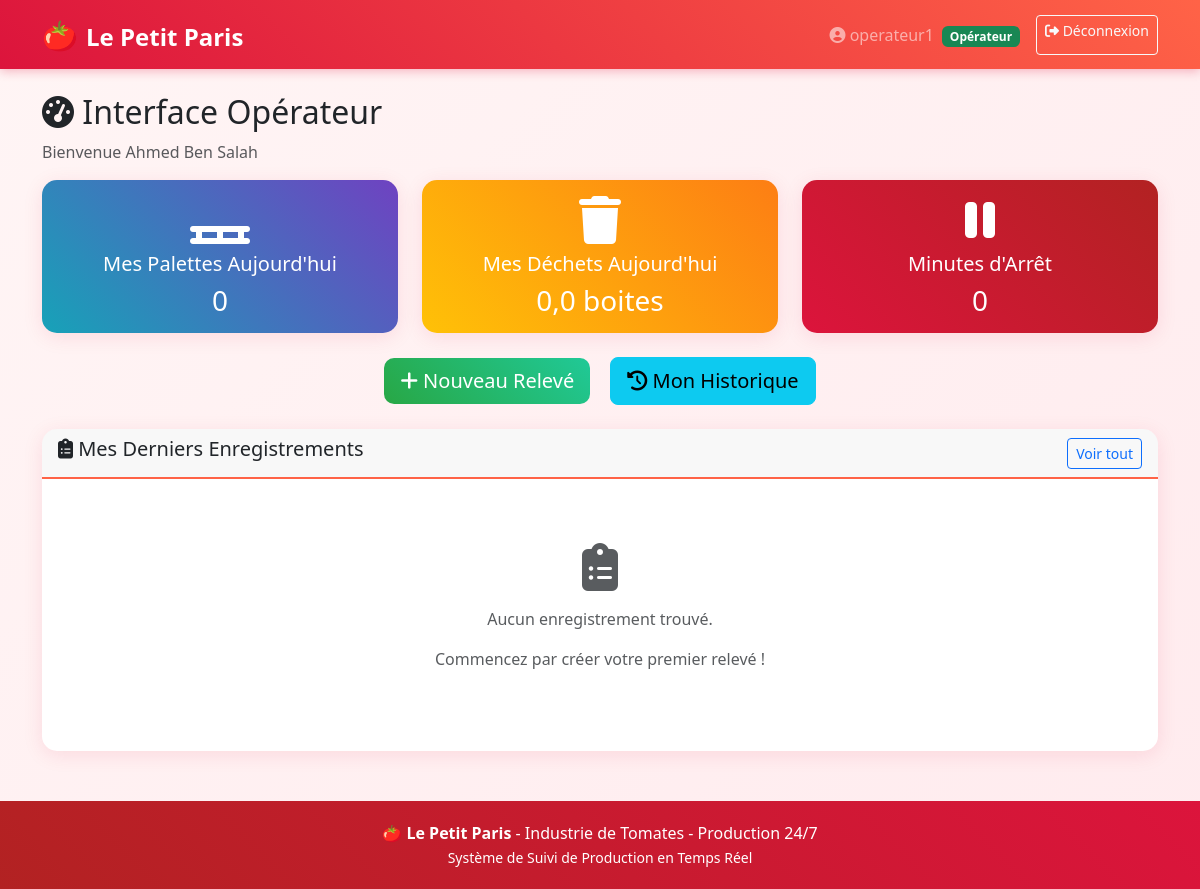
Page /production/dashboard/ (signed in) on the earlier database version.
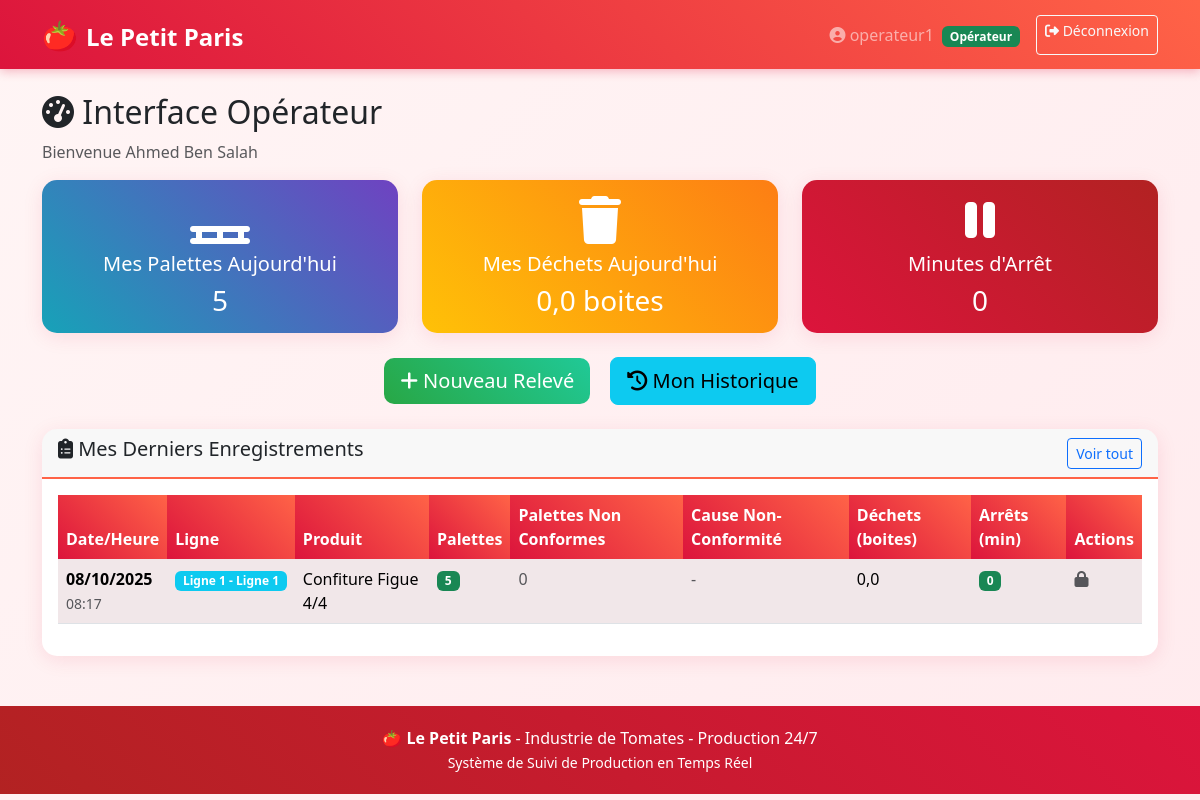
Same page on the later database version.
### production/models.py (models this page shows, shortened)
class ProductionRecord(models.Model):
    STATUT_PALETTE_NC_CHOICES = [
        ('en_attente', 'En attente de traitement'),
        ('traitee', 'Traitée - Toutes conformes'),
        ('partiel', 'Traitement partiel'),
        ('rejetee', 'Confirmées non conformes'),
        ('conforme', 'Toutes conformes dès le départ'),
    ]
    date_heure = models.DateTimeField(
        default=timezone.now,
        verbose_name="Date et heure",
        help_text="Date et heure de l'enregistrement"
    )
    ligne_production = models.ForeignKey(
        LigneProduction,
        on_delete=models.CASCADE,
        verbose_name="Ligne de Production"
    )
    produit = models.ForeignKey(
        Produit,
        on_delete=models.CASCADE,
        verbose_name="Produit"
    )
    equipe = models.ForeignKey(
        Equipe,
        on_delete=models.CASCADE,
        verbose_name="Équipe"
    )
    operateur = models.ForeignKey(
        User,
        on_delete=models.CASCADE,
        verbose_name="Opérateur"
    )
    palettes_produites = models.PositiveIntegerField(
        default=0,
        verbose_name="Palettes Produites",
        help_text="Nombre total de palettes produites"
    )
    palettes_non_conformes = models.PositiveIntegerField(
        default=0,
        verbose_name="Palettes Non Conformes",
        help_text="Nombre de palettes identifiées comme non conformes"
    )
    boites_produites = models.PositiveIntegerField(
        default=0,
        verbose_name="Boîtes Produites",
        help_text="Nombre total de boîtes produites"
    )
    dechets_boites = models.PositiveIntegerField(
        default=0,
        verbose_name="Déchets Boîtes",
        help_text="Nombre de boîtes mises au rebut (incluant traitements NC)"
    )
    cause_non_conformite = models.TextField(
        blank=True,
        null=True,
        verbose_name="Cause des Non-Conformités",
        help_text="Détaillez les raisons des palettes non conformes"
    )
    statut_palette_nc = models.CharField(
        max_length=20,
        choices=STATUT_PALETTE_NC_CHOICES,
        default='en_attente',
        verbose_name="Statut palettes NC",
        help_text="Statut du traitement des palettes non conformes"
    )
    date_controle_nc = models.DateTimeField(
        null=True,
        blank=True,
        verbose_name="Date du contrôle NC",
        help_text="Date à laquelle le contrôle NC a été effectué"
    )
    commentaire_controle_nc = models.TextField(
        blank=True,
        null=True,
        verbose_name="Commentaire contrôle NC",
        help_text="Détails du traitement des palettes non conformes"
    )
    fardeaux_recuperes = models.PositiveIntegerField(
        default=0,
        verbose_name="Fardeaux récupérés",
        help_text="Nombre de fardeaux récupérés lors du traitement NC"
    )
    duree_arret_minutes = models.PositiveIntegerField(
        default=0,
        verbose_name="Durée d'Arrêt (minutes)",
        help_text="Durée totale des arrêts en minutes"
    )
    cause_arret = models.TextField(
        blank=True,
        null=True,
        verbose_name="Cause de l'Arrêt",
        help_text="Description de la cause des arrêts"
    )
    is_active = models.BooleanField(default=True, verbose_name="Enregistrement actif")
    commentaires = models.TextField(
        blank=True,
        null=True,
        verbose_name="Commentaires généraux"
    )
    date_creation = models.DateTimeField(auto_now_add=True)
    date_modification = models.DateTimeField(auto_now=True)
    class Meta:
        verbose_name = "Enregistrement de Production"
        verbose_name_plural = "Enregistrements de Production"
        ordering = ['-date_heure']
        indexes = [
            models.Index(fields=['-date_heure']),
            models.Index(fields=['ligne_production', '-date_heure']),
            models.Index(fields=['operateur', '-date_heure']),
            models.Index(fields=['statut_palette_nc']),
        ]

class LigneProduction(models.Model):
    nom = models.CharField(max_length=100, verbose_name="Nom de la ligne")
    numero = models.IntegerField(unique=True, verbose_name="Numéro de ligne")
    description = models.TextField(blank=True, null=True, verbose_name="Description")
    capacite_theorique = models.PositiveIntegerField(
        default=0,
        verbose_name="Capacité théorique (palettes/h)",
        help_text="Capacité de production théorique par heure"
    )
    is_active = models.BooleanField(default=True, verbose_name="Ligne active")
    date_creation = models.DateTimeField(auto_now_add=True)
    date_modification = models.DateTimeField(auto_now=True)
    class Meta:
        verbose_name = "Ligne de Production"
        verbose_name_plural = "Lignes de Production"
        ordering = ['numero']
    def __str__(self):
        return f"Ligne {self.numero} - {self.nom}"

class Produit(models.Model):
    nom = models.CharField(max_length=100, unique=True, verbose_name="Nom du produit")
    description = models.TextField(blank=True, null=True, verbose_name="Description")
    code_produit = models.CharField(
        max_length=50,
        unique=True,
        blank=True,
        null=True,
        verbose_name="Code produit"
    )
    is_active = models.BooleanField(default=True, verbose_name="Produit actif")
    date_creation = models.DateTimeField(auto_now_add=True)
    date_modification = models.DateTimeField(auto_now=True)
    class Meta:
        verbose_name = "Produit"
        verbose_name_plural = "Produits"
        ordering = ['nom']
    def __str__(self):
        return self.nom

### production/views.py (the view)
# urls.py: path('dashboard/', views.operator_dashboard, name='operator_dashboard'),
@login_required
def operator_dashboard(request):
    try:
        user = request.user
        profile = user.userprofile if hasattr(user, 'userprofile') else None
        current_hour = datetime.now().hour
        today = timezone.now().date()
        user_records = ProductionRecord.objects.filter(
            operateur=user,
            date_heure__date=today
        ).order_by('-date_heure')[:10]
        today_records = ProductionRecord.objects.filter(operateur=user, date_heure__date=today)
        user_kpis = calculate_kpis(today_records)
        user_stats = {
            'palettes_today': user_kpis['total_palettes'],
            'dechets_today': user_kpis['total_dechets'],
            'arrets_today': user_kpis['total_arrets'],
            'taux_productivite': user_kpis['taux_productivite'],
            'efficacite_globale': user_kpis['efficacite_globale'],
            'palettes_par_heure': user_kpis['palettes_par_heure'],
            'taux_conformite': user_kpis['taux_conformite'],
            'palettes_conformes': user_kpis['total_palettes_conformes'],
            'palettes_non_conformes': user_kpis['total_palettes_non_conformes'],
        }
        current_shift, shift_name = determine_current_shift()
        context = {
            'recent_records': user_records,
            'user_stats': user_stats,
            'current_shift': profile.horaire_equipe if profile else current_shift,
            'current_hour': current_hour,
            'shift_name': profile.get_horaire_equipe_display() if profile else shift_name,
            'current_time': timezone.now(),
        }
        return render(request, 'production/operator_dashboard.html', context)
    except Exception as e:
        messages.error(request, f'Erreur lors du chargement de l\'interface: {str(e)}')
        return render(request, 'production/operator_dashboard.html', {
            'recent_records': [], 'user_stats': {}, 'current_time': timezone.now()
        })

### le_petit_paris/production/production/templates/production/operator_dashboard.html (shortened to what this page needs)
{% extends 'production/base.html' %}
{% block content %}
<div class="row">
    <div class="col-12">
        <h2><i class="fas fa-tachometer-alt"></i> Interface Opérateur</h2>
        <p class="text-muted">Bienvenue {{ user.get_full_name|default:user.username }}</p>
    </div>
</div>
<div class="row mb-4">
    <div class="col-md-4">
        <div class="card bg-info text-white stats-card">
            <div class="card-body text-center">
                <i class="fas fa-pallet fa-3x mb-2"></i>
                <h5>Mes Palettes Aujourd'hui</h5>
                <h3 class="mb-0">{{ user_stats.palettes_today }}</h3>
            </div>
        </div>
    </div>
    <div class="col-md-4">
        <div class="card bg-warning text-white stats-card">
            <div class="card-body text-center">
                <i class="fas fa-trash fa-3x mb-2"></i>
                <h5>Mes Déchets Aujourd'hui</h5>
                <h3 class="mb-0">{{ user_stats.dechets_today|floatformat:1 }} boites</h3>
            </div>
        </div>
    </div>
    <div class="col-md-4">
        <div class="card bg-danger text-white stats-card">
            <div class="card-body text-center">
                <i class="fas fa-pause fa-3x mb-2"></i>
                <h5>Minutes d'Arrêt</h5>
                <h3 class="mb-0">{{ user_stats.arrets_today }}</h3>
            </div>
        </div>
    </div>
</div>
<div class="row mb-4">
    <div class="col-12 text-center">
        <a href="{% url 'add_production_record' %}" class="btn btn-success btn-lg me-3">
            <i class="fas fa-plus"></i> Nouveau Relevé
        </a>
        <a href="{% url 'production_history' %}" class="btn btn-info btn-lg">
            <i class="fas fa-history"></i> Mon Historique
        </a>
    </div>
</div>
<div class="row">
    <div class="col-12">
        <div class="card">
            <div class="card-header d-flex justify-content-between align-items-center">
                <h5><i class="fas fa-clipboard-list"></i> Mes Derniers Enregistrements</h5>
                <a href="{% url 'production_history' %}" class="btn btn-sm btn-outline-primary">
                    Voir tout
                </a>
            </div>
            <div class="card-body">
                {% if recent_records %}
                    <div class="table-responsive">
                        <table class="table table-striped">
                            <thead>
    <tr>
        <th>Date/Heure</th>
        <th>Ligne</th>
        <th>Produit</th>
        <th>Palettes</th>
        <th>Palettes Non Conformes</th>
        <th>Cause Non-Conformité</th>
        <th>Déchets (boites)</th>
        <th>Arrêts (min)</th>
        <th>Actions</th>
    </tr>
</thead>
                         <tbody>
    {% for record in recent_records %}
    <tr>
        <td>
            <strong>{{ record.date_heure|date:"d/m/Y" }}</strong><br>
            <small class="text-muted">{{ record.date_heure|date:"H:i" }}</small>
        </td>
        <td>
            <span class="badge bg-info">{{ record.ligne_production }}</span>
        </td>
        <td>{{ record.produit }}</td>
        <td>
            <span class="badge bg-success">{{ record.palettes_produites }}</span>
        </td>
        <td>
            {% if record.palettes_non_conformes > 0 %}
                <span class="badge bg-warning">{{ record.palettes_non_conformes }}</span>
            {% else %}
                <span class="text-muted">0</span>
            {% endif %}
        </td>
        <td>
            {% if record.palettes_non_conformes > 0 %}
                <span class="badge bg-warning">{{ record.cause_non_conformite }}</span>
            {% else %}
                <span class="text-muted">-</span>
            {% endif %}
        </td>
        <td>{{ record.dechets_boites|floatformat:1 }}</td>
        <td>
            {% if record.duree_arret_minutes > 0 %}
                <span class="badge bg-warning">{{ record.duree_arret_minutes }}</span>
            {% else %}
                <span class="badge bg-success">0</span>
            {% endif %}
        </td>
        <td>
            {% now "U" as current_timestamp %}
            {% if record.date_heure.timestamp|add:7200 > current_timestamp %}
                <a href="{% url 'edit_production_record' record.id %}"
                   class="btn btn-sm btn-outline-warning"
                   title="Modifier">
                    <i class="fas fa-edit"></i>
                </a>
            {% else %}
                <span class="text-muted">
                    <i class="fas fa-lock" title="Modification non autorisée"></i>
                </span>
            {% endif %}
        </td>
    </tr>
    {% endfor %}
</tbody>
                        </table>
                    </div>
                {% else %}
                    <div class="text-center py-5">
                        <i class="fas fa-clipboard-list fa-3x text-muted mb-3"></i>
                        <p class="text-muted">Aucun enregistrement trouvé.</p>
                        <p class="text-muted">Commencez par créer votre premier relevé !</p>
                    </div>
                {% endif %}
            </div>
        </div>
    </div>
</div>
{% endblock %}

### le_petit_paris/production/production/templates/production/base.html (shortened to what this page needs)
<!DOCTYPE html>
<html lang="fr">
<head>
    <link href="https://cdn.jsdelivr.net/npm/bootstrap@5.3.2/dist/css/bootstrap.min.css" rel="stylesheet">
    <link rel="stylesheet" href="https://cdnjs.cloudflare.com/ajax/libs/font-awesome/6.4.0/css/all.min.css">
</head>
<body>
    <nav class="navbar navbar-expand-lg navbar-dark bg-tomato">
        <div class="container">
            <a class="navbar-brand" href="{% url 'admin_dashboard' %}">Le Petit Paris</a>
            {% if user.is_authenticated %}
            <div class="navbar-nav ms-auto">
                <span class="navbar-text me-3">
                    <i class="fas fa-user-circle"></i> {{ user.username }}
                    {% if user.is_superuser %}
                        <span class="badge bg-warning ms-1">Admin</span>
                    {% else %}
                        <span class="badge bg-success ms-1">Opérateur</span>
                    {% endif %}
                </span>
                <a class="btn btn-outline-light btn-sm" href="{% url 'logout' %}">
                    <i class="fas fa-sign-out-alt"></i> Déconnexion
                </a>
            </div>
            {% endif %}
        </div>
    </nav>
    <main class="container my-4">
        {% block content %}{% endblock %}
    </main>
    <footer class="footer-tomato text-center">
        <div class="container">
            <p class="mb-0">🍅 <strong>Le Petit Paris</strong> - Industrie de Tomates - Production 24/7</p>
            <small>Système de Suivi de Production en Temps Réel</small>
        </div>
    </footer>
</body>
</html>

Differences in the rows shown:
added ProductionRecord: date_heure "08/10/2025", date_heure "08:17", ligne_production "Ligne 1 - Ligne 1", produit "Confiture Figue 4/4", palettes_produites "5", palettes_non_conformes "0", dechets_boites "0,0", duree_arret_minutes "0"
Other differences:
{{ user_stats.palettes_today }}: "0" → "5"
text no longer shown: "Aucun enregistrement trouvé. Commencez par créer votre premier relevé !"
text now shown: "Date/Heure Ligne Produit Palettes Palettes Non Conformes Cause Non-Conformité Déchets (boites) Arrêts (min) Actions"
